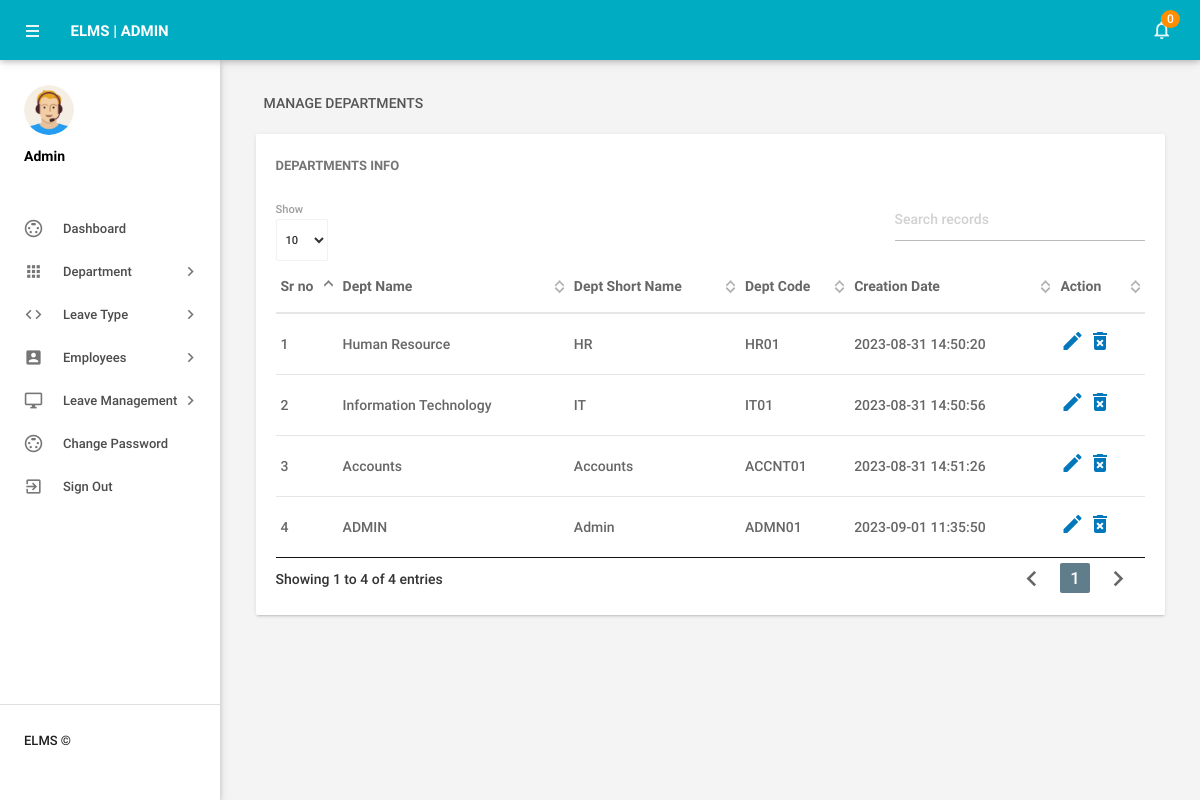
Before: /admin/managedepartments.php (signed in) with the older database file.
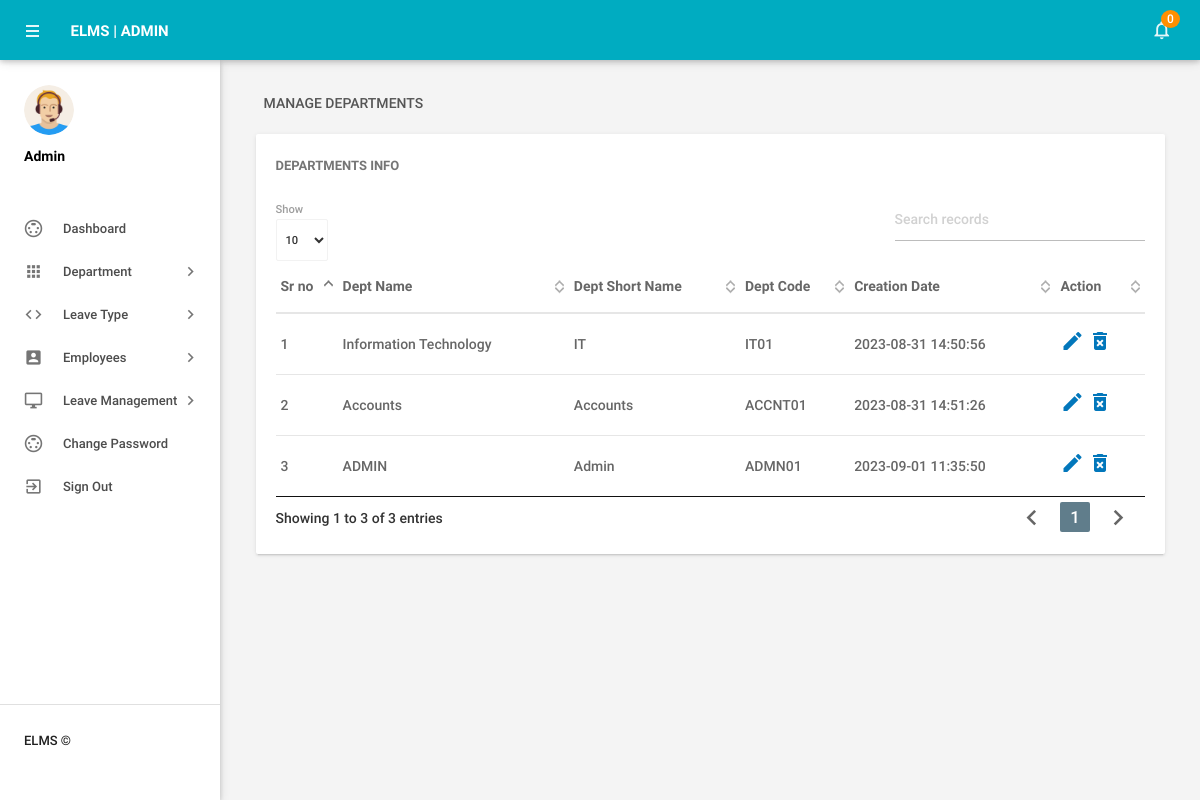
After: the same page with the newer database file.
### tables this page shows
CREATE TABLE `tbldepartments` (
  `id` int(11) NOT NULL,
  `DepartmentName` varchar(150) DEFAULT NULL,
  `DepartmentShortName` varchar(100) DEFAULT NULL,
  `DepartmentCode` varchar(50) DEFAULT NULL,
  `CreationDate` timestamp NULL DEFAULT current_timestamp()
);

### admin/managedepartments.php (the view, shortened to what this page needs)
<?php
include('includes/config.php');
if(strlen($_SESSION['alogin'])==0)
    {
header('location:index.php');
}
else{
    ?>
<!DOCTYPE html>
<html lang="en">
    <head>
        <link type="text/css" rel="stylesheet" href="../assets/plugins/materialize/css/materialize.min.css"/>
        <link href="../assets/plugins/material-preloader/css/materialPreloader.min.css" rel="stylesheet">
        <link href="../assets/plugins/datatables/css/jquery.dataTables.min.css" rel="stylesheet">
        <link href="../assets/css/alpha.min.css" rel="stylesheet" type="text/css"/>
        <link href="../assets/css/custom.css" rel="stylesheet" type="text/css"/>
    </head>
    <body>
       <?php include('includes/header.php');?>
       <?php include('includes/sidebar.php');?>
            <main class="mn-inner">
                <div class="row">
                    <div class="col s12">
                        <div class="page-title">Manage Departments</div>
                    </div>
                    <div class="col s12 m12 l12">
                        <div class="card">
                            <div class="card-content">
                                <span class="card-title">Departments Info</span>
                                <table id="example" class="display responsive-table ">
                                    <thead>
                                        <tr>
                                            <th>Sr no</th>
                                            <th>Dept Name</th>
                                            <th>Dept Short Name</th>
                                            <th>Dept Code</th>
                                            <th>Creation Date</th>
                                            <th>Action</th>
                                        </tr>
                                    </thead>
                                    <tbody>
<?php $sql = "SELECT * from tbldepartments";
$query = $dbh -> prepare($sql);
$query->execute();
$results=$query->fetchAll(PDO::FETCH_OBJ);
$cnt=1;
if($query->rowCount() > 0)
{
foreach($results as $result)
{               ?>
                                        <tr>
                                            <td> <?php echo htmlentities($cnt);?></td>
                                            <td><?php echo htmlentities($result->DepartmentName);?></td>
                                            <td><?php echo htmlentities($result->DepartmentShortName);?></td>
                                            <td><?php echo htmlentities($result->DepartmentCode);?></td>
                                            <td><?php echo htmlentities($result->CreationDate);?></td>
                                            <td><a href="editdepartment.php?deptid=<?php echo htmlentities($result->id);?>"><i class="material-icons">mode_edit</i></a><a href="managedepartments.php?del=<?php echo htmlentities($result->id);?>" onclick="return confirm('Do you want to delete');"> <i class="material-icons">delete_forever</i></a></td>
                                        </tr>
                                         <?php $cnt++;} }?>
                                    </tbody>
                                </table>
                            </div>
                        </div>
                    </div>
                </div>
            </main>
        </div>
        <div class="left-sidebar-hover"></div>
    </body>
</html>
<?php } ?>

Changed rows visible on the page:
removed tbldepartments: DepartmentName "Human Resource", DepartmentShortName "HR", DepartmentCode "HR01", CreationDate "2023-08-31 14:50:20"
Other visible differences:
text written by a page script: "Show Showing 1 to 4 of 4 entries 1" → "Show Showing 1 to 3 of 3 entries 1"
